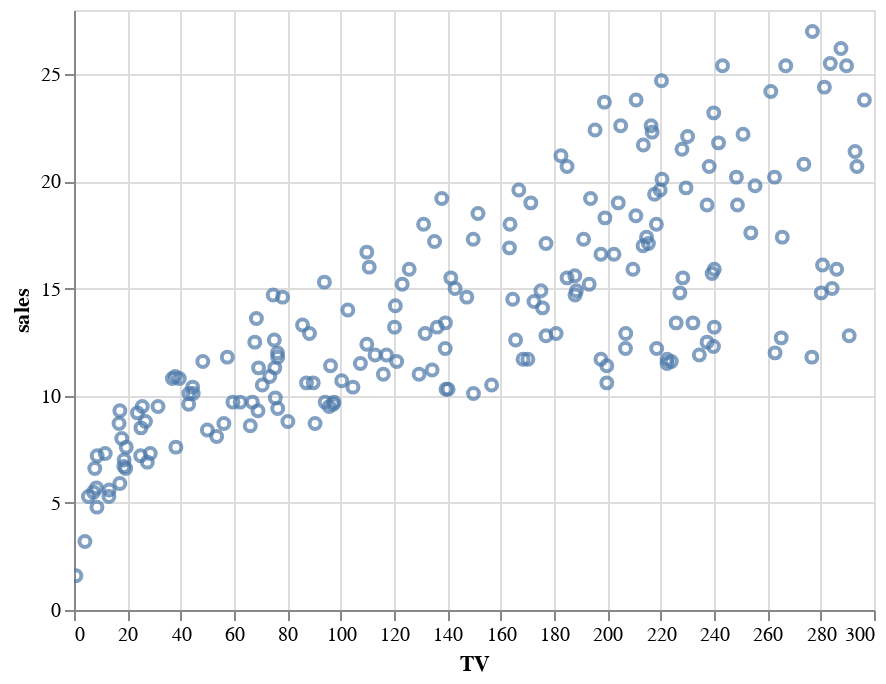

Notebook code for this chart:
### Code cell
import altair as alt
alt.Chart(advertising).mark_point().encode(
  x='TV',
  y='sales'
).interactive()

### Figure 1 — Vega-Lite specification as saved in the notebook (floating-point values rounded to 4 significant figures; data arrays with more than 128 entries replaced by an {"elided": "..."} marker saying what was removed)
{"$schema": "https://vega.github.io/schema/vega-lite/v3.4.0.json", "config": {"mark": {"tooltip": null}, "view": {"height": 300, "width": 400}}, "data": {"name": "data-a73a73df96d1b206fc48102ce5a80626"}, "datasets": {"data-a73a73df96d1b206fc48102ce5a80626": {"elided": "200 records"}}, "encoding": {"x": {"field": "TV", "type": "quantitative"}, "y": {"field": "sales", "type": "quantitative"}}, "mark": "point", "selection": {"selector001": {"bind": "scales", "encodings": ["x", "y"], "type": "interval"}}}
